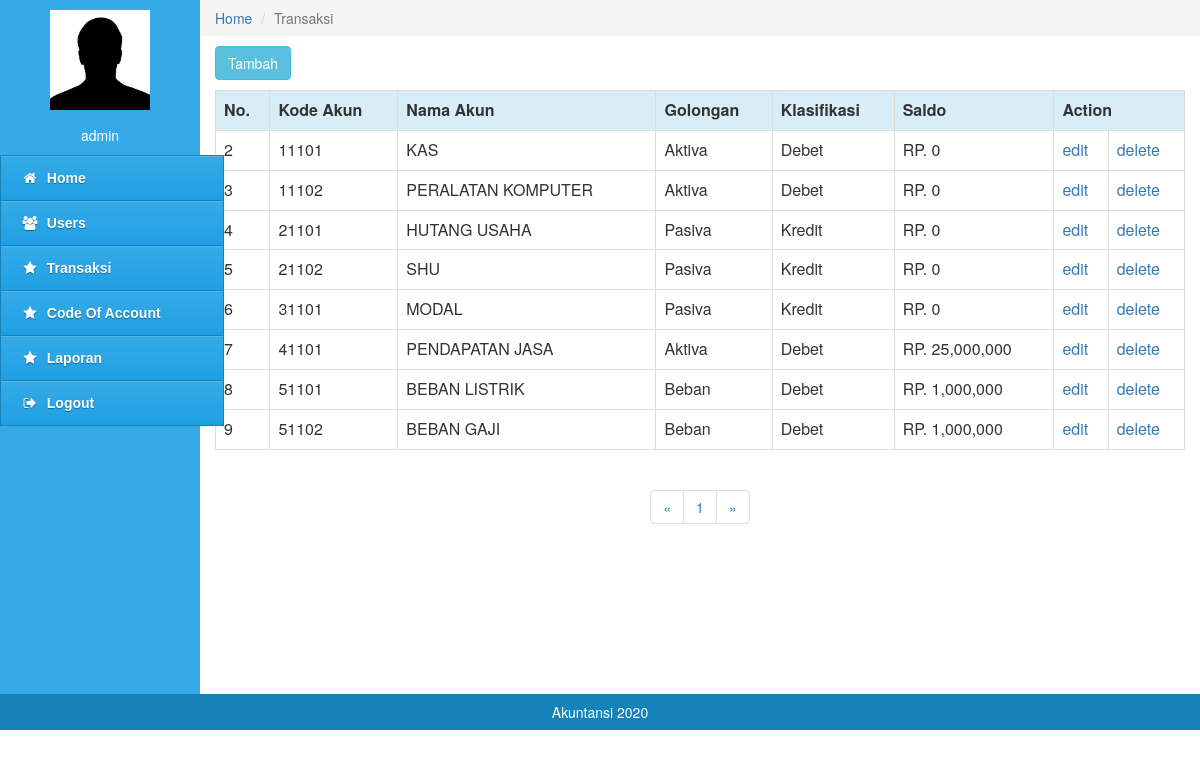
/pages/index.php?content=coa (signed in), run on the app's committed database.
### tables this page shows
CREATE TABLE `tb_coa` (
  `id` int(10) NOT NULL,
  `kode_akun` int(10) NOT NULL,
  `nama` varchar(50) NOT NULL,
  `gol` varchar(10) NOT NULL,
  `klas` varchar(10) NOT NULL,
  `saldo` int(50) NOT NULL
);

### pages/content_coa/coa.php (the view)
   <div class="col-md-10" style="padding:0px">
     <ol class="breadcrumb" style="margin:0;border-radius:0;">
        <li><a href="?content=home">Home</a></li>
        <li class="active">Transaksi</li>
     </ol>
  </div>
<div class="col-md-10" style="min-height:600px">
        <div class="col-md-12" style="padding:10px; padding-left:0;padding-right:0;">
           <a href="?content=coa_tambah" class="btn btn-info">Tambah</a>
        </div>
           <table class="table table-bordered">
              <tr>
			  <th class="info">No.</th>
                 <th class="info">Kode Akun</th>
                 <th class="info">Nama Akun</th>
			  <th class="info">Golongan</th>
			  <th class="info">Klasifikasi</th>
			  <th class="info">Saldo</th>
                 <th class="info" colspan="2">Action</th>
              </tr>
		   <?php
   include '../config/configuration.php';
   $product = mysqli_query($conn, "SELECT * from tb_coa");
   foreach ($product as $result){
	echo "<tr>
			<td>".$result['id']."</td>
			<td>".$result['kode_akun']."</td>
			<td>".$result['nama']."</td>
			<td>".$result['gol']."</td>
			<td>".$result['klas']."</td>
			<td>RP. ".number_format($result['saldo'])."</td>
			<td><a href='?content=coa_edit&id=$result[id]'>edit</a></td>
               <td><a href='?content=coa_delete&id=$result[id]'>delete</a></td>
			</tr>";
}
	?>
           </table>
           <div class="col-md-12">
              <nav align="center">
                <ul class="pagination">
                  <li>
                    <a href="#" aria-label="Previous">
                      <span aria-hidden="true">&laquo;</span>
                    </a>
                  </li>
                  <li><a href="#">1</a></li>
                  <li>
                    <a href="#" aria-label="Next">
                      <span aria-hidden="true">&raquo;</span>
                    </a>
                  </li>
                </ul>
              </nav>
           </div>
  </div>

### data on the page
tb_coa: id "2", kode_akun "11101", nama "KAS", gol "Aktiva", klas "Debet", saldo "0"
tb_coa: id "3", kode_akun "11102", nama "PERALATAN KOMPUTER", gol "Aktiva", klas "Debet", saldo "0"
tb_coa: id "4", kode_akun "21101", nama "HUTANG USAHA", gol "Pasiva", klas "Kredit", saldo "0"
tb_coa: id "5", kode_akun "21102", nama "SHU", gol "Pasiva", klas "Kredit", saldo "0"
tb_coa: id "6", kode_akun "31101", nama "MODAL", gol "Pasiva", klas "Kredit", saldo "0"
tb_coa: id "7", kode_akun "41101", nama "PENDAPATAN JASA", gol "Aktiva", klas "Debet", saldo "25,000,000"
tb_coa: id "8", kode_akun "51101", nama "BEBAN LISTRIK", gol "Beban", klas "Debet", saldo "1,000,000"
tb_coa: id "9", kode_akun "51102", nama "BEBAN GAJI", gol "Beban", klas "Debet", saldo "1,000,000"

### other printed values
$_SESSION['username'] "admin"
